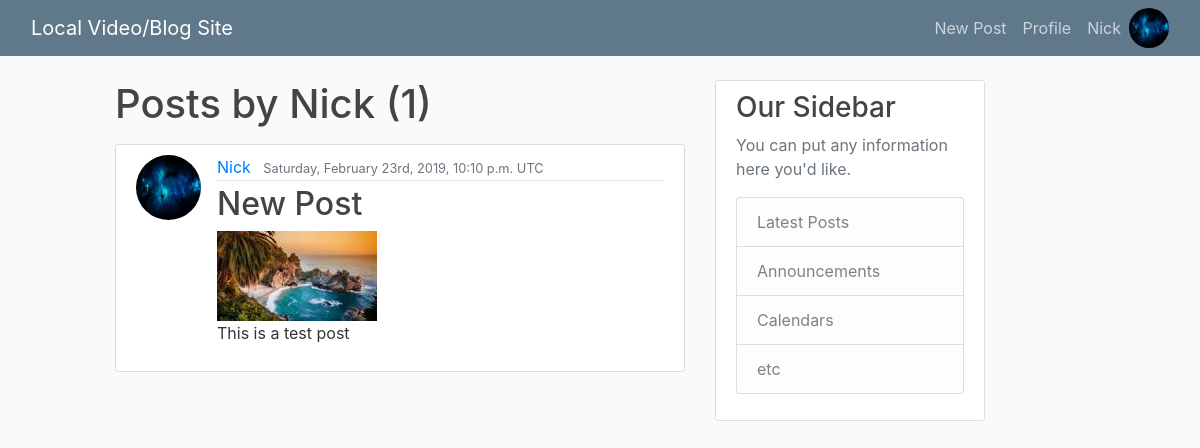
Before: /posts/user/Nick (signed in) with the older database file.
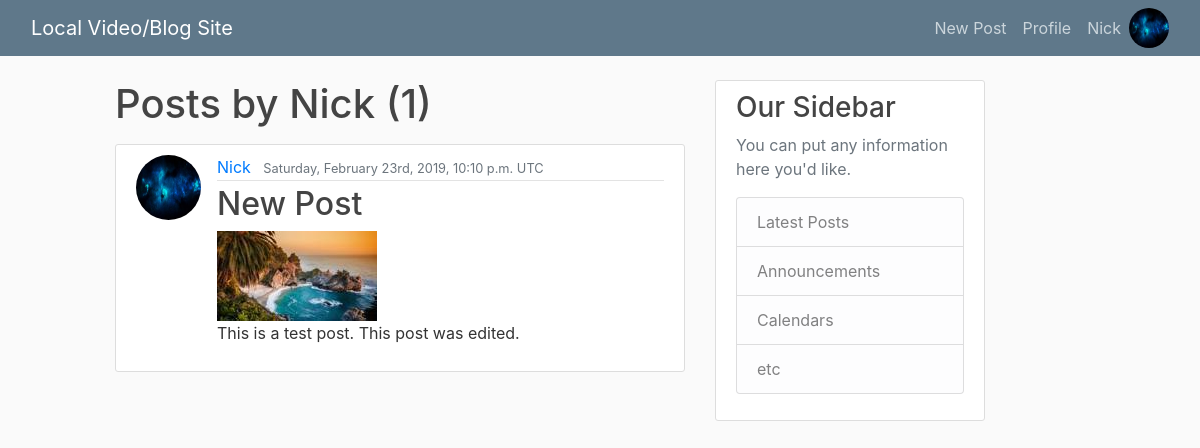
After: the same page with the newer database file.
### posts/models.py (models this page shows, shortened)
class Post(models.Model):
  title = models.CharField(max_length=100)
  content = models.TextField()
  date_posted = models.DateTimeField(default=timezone.now) # passing in function for timezone
  author = models.ForeignKey(get_user_model(), on_delete=models.CASCADE) # CASCADE will delete post if user is deleted
  video = models.FileField(blank=True, null=True, upload_to='videos/%Y/%m/%d/',
                           validators=[FileExtensionValidator(allowed_extensions=['mp4', 'ogb', 'webm'])])
  video_thumbnail = models.ImageField(blank=True, default='default_thumbnail.jpg', upload_to='thumbnails/%Y/%m/%d/')

### users/models.py (models this page shows, shortened)
class CustomUser(AbstractUser):
  user_ip = models.GenericIPAddressField(blank=True, null=True, unique=True)
  password = models.GenericIPAddressField(blank=True, null=True)

class Profile(models.Model):
  user = models.OneToOneField(get_user_model(), on_delete=models.CASCADE) # Cascade removes profile if user is deleted
  image = models.ImageField(default='default.jpg', upload_to='profile_pics')

### posts/views.py (the view)
# urls.py: path('user/<str:username>', UserPostListView.as_view(), name="user-posts"),
class UserPostListView(ListView):
  model = Post
  template_name = 'posts/user_posts.html'
  context_object_name = 'posts'
  paginate_by = 5
  def get_queryset(self):
    user = get_object_or_404(get_user_model(), username=self.kwargs.get('username'))
    return Post.objects.filter(author=user).order_by('-date_posted')

### posts/templates/posts/user_posts.html
{% extends "posts/post_brief.html" %}
{% block post %}
  <h1 class="mb-3">Posts by {{ view.kwargs.username }} ({{ page_obj.paginator.count }})</h1>
{% endblock post %}

### posts/templates/posts/post_brief.html (shortened to what this page needs)
{% extends "posts/base.html" %}
{% block content %}
  {% block post %}{% endblock %}
  {% for post in posts %}
    <article class="media content-section">
      <img class="rounded-circle article-img" src="{{ post.author.profile.image.url }}">
      <div class="media-body">
        <div class="article-metadata">
          <a class="mr-2" href="{% url 'user-posts' post.author.username %}">{{ post.author }}</a>
          <small class="text-muted">{{ post.date_posted|date:"l, F dS, Y, P T" }}</small>
        </div>
        <h2><a class="article-title" href="{% url 'post-detail' post.id %}">{{ post.title }}</a></h2>
        {% if post.video %}
          <a href="{% url 'post-detail' post.id %}">
            <img src="{{ post.video_thumbnail.url }}" width="160" height="90">
          </a>
        {% endif %}
        <p class="article-content break-words">{{ post.content }}</p>
      </div>
    </article>
  {% endfor %}
{% endblock content %}
{% block sidebar %}
  <div class="col-md-3">
    <div class="content-section">
      <h3>Our Sidebar</h3>
      <p class='text-muted'>You can put any information here you'd like.
        <ul class="list-group">
          <li class="list-group-item list-group-item-light">Latest Posts</li>
          <li class="list-group-item list-group-item-light">Announcements</li>
          <li class="list-group-item list-group-item-light">Calendars</li>
          <li class="list-group-item list-group-item-light">etc</li>
        </ul>
      </p>
    </div>
  </div>
{% endblock sidebar %}

Changed rows visible on the page:
changed Post "New Post": content "This is a test post" → "This is a test post. This post was edited."
